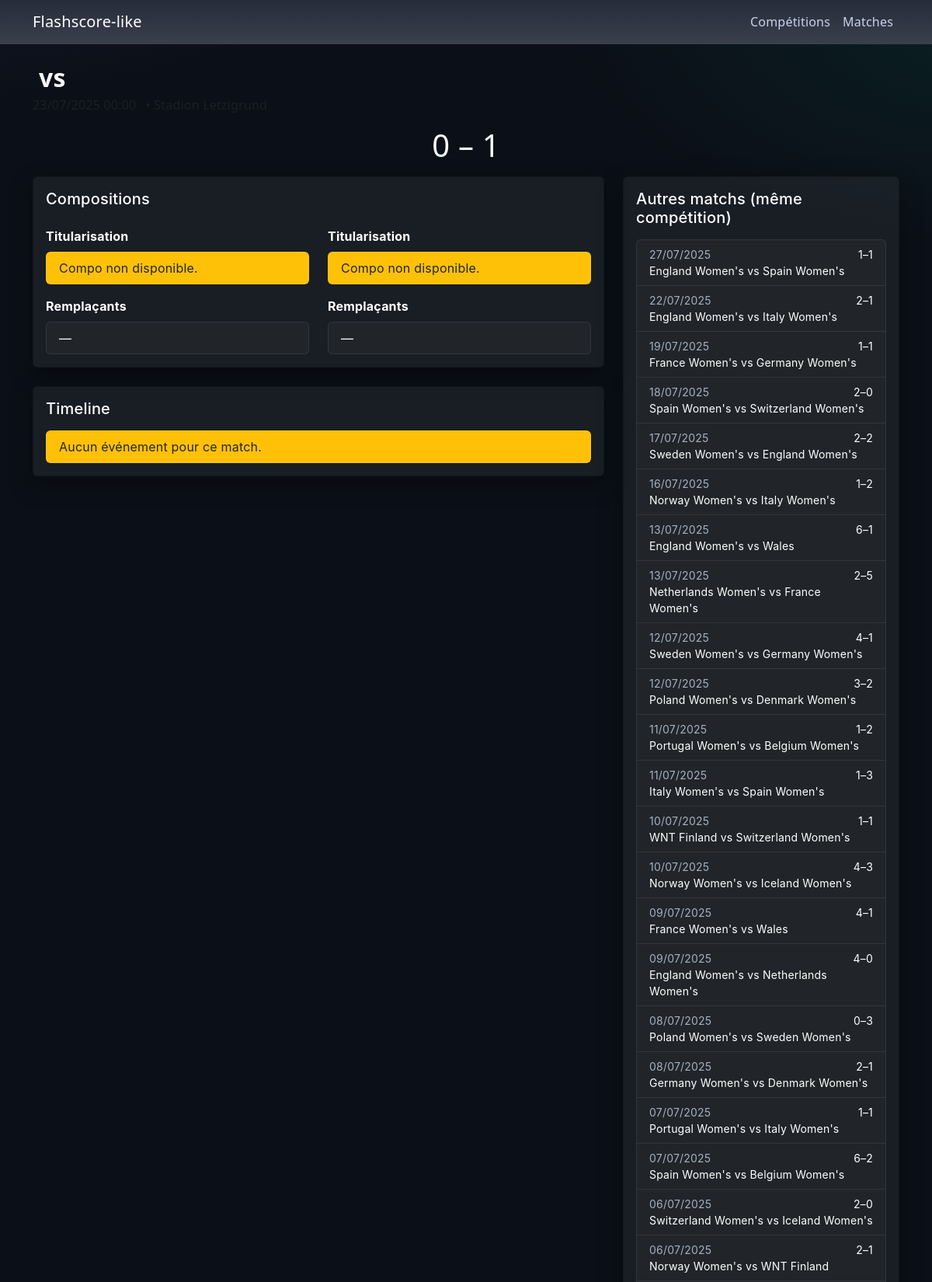
Screenshot of /match/4020077 (upper part) with the database file from the repository.
### app/models.py (models this page shows)
class Match(SQLModel, table=True):
    id: int = Field(primary_key=True)
    competition_id: int = Field(foreign_key="competition.id")
    season_id: int = Field(foreign_key="season.id")
    home_team_id: int = Field(foreign_key="team.id")
    away_team_id: int = Field(foreign_key="team.id")
    kick_off: datetime
    stadium: Optional[str] = None
    referee: Optional[str] = None
    home_score: int = 0
    away_score: int = 0
    status: str = "finished"

class Team(SQLModel, table=True):
    id: int = Field(primary_key=True)
    name: str

### app/main.py (the view)
@app.get("/match/{match_id}", response_class=HTMLResponse)
def match_detail(match_id: int, request: Request, session: Session = Depends(get_session)):
    match = session.get(Match, match_id)
    if not match:
        return templates.TemplateResponse("match_detail.html", {"request": request, "match": None})
    events_list = session.exec(
        select(Event).where(Event.match_id == match_id).order_by(Event.index)
    ).all()
    team_names = {t.id: t.name for t in session.exec(select(Team)).all()}
    home_lu = session.exec(
        select(Lineup)
        .where(Lineup.match_id == match_id, Lineup.team_id == match.home_team_id)
        .order_by(Lineup.is_starter.desc(), Lineup.jersey_number)
    ).all()
    away_lu = session.exec(
        select(Lineup)
        .where(Lineup.match_id == match_id, Lineup.team_id == match.away_team_id)
        .order_by(Lineup.is_starter.desc(), Lineup.jersey_number)
    ).all()
    related = session.exec(
        select(Match)
        .where(
            Match.competition_id == match.competition_id,
            Match.season_id == match.season_id,
            Match.id != match.id,
        )
        .order_by(Match.kick_off.desc())
        .limit(30)
    ).all()
    return templates.TemplateResponse(
        "match_detail.html",
        {
            "request": request,
            "match": match,
            "events": events_list,
            "teams": team_names,
            "home_lineup": home_lu,
            "away_lineup": away_lu,
            "related_matches": related,
            "iso2_for_team": iso2_for_team,
        },
    )

### app/templates/match_detail.html (shortened to what this page needs)
{% extends "base.html" %}
{% block content %}
{% if not match %}
  <div class="alert alert-danger">Match introuvable.</div>
{% else %}
  <div class="mb-3">
    {% set home_iso = iso2_for_team(home_name) %}
    {% set away_iso = iso2_for_team(away_name) %}
    <h2 class="mb-1">
      <span class="fw-bold mx-2">vs</span>
    </h2>
    <div class="text-muted">
      <span class="me-2">{{ match.kick_off.strftime('%d/%m/%Y %H:%M') if match.kick_off else '' }}</span>
      {% if match.stadium %}<span>• {{ match.stadium }}</span>{% endif %}
    </div>
    <div class="display-6 my-3 text-center">
      {{ match.home_score }} – {{ match.away_score }}
    </div>
  </div>
  <div class="row g-4">
    <div class="col-12 col-lg-8">
      <div class="card bg-secondary text-white mb-4">
        <div class="card-body">
          <h3 class="h5 mb-3">Compositions</h3>
          <div class="row">
            <div class="col-12 col-md-6">
              <div class="mb-2 fw-bold">Titularisation</div>
              <ul class="list-group mb-3">
                {% if not home_lineup | selectattr('is_starter') | list %}
                <li class="list-group-item bg-warning text-dark">Compo non disponible.</li>
                {% endif %}
              </ul>
              <div class="mb-2 fw-bold">Remplaçants</div>
              <ul class="list-group">
                {% if not home_lineup | rejectattr('is_starter') | list %}
                <li class="list-group-item bg-dark text-white">—</li>
                {% endif %}
              </ul>
            </div>
            <div class="col-12 col-md-6">
              <div class="mb-2 fw-bold">Titularisation</div>
              <ul class="list-group mb-3">
                {% if not away_lineup | selectattr('is_starter') | list %}
                <li class="list-group-item bg-warning text-dark">Compo non disponible.</li>
                {% endif %}
              </ul>
              <div class="mb-2 fw-bold">Remplaçants</div>
              <ul class="list-group">
                {% if not away_lineup | rejectattr('is_starter') | list %}
                <li class="list-group-item bg-dark text-white">—</li>
                {% endif %}
              </ul>
            </div>
          </div>
        </div>
      </div>
      <div class="card bg-secondary text-white">
        <div class="card-body">
          <h3 class="h5 mb-3">Timeline</h3>
          <ul class="list-group">
            {% if not events or events|length == 0 %}
              <li class="list-group-item bg-warning text-dark">Aucun événement pour ce match.</li>
            {% endif %}
          </ul>
        </div>
      </div>
    </div>
    <div class="col-12 col-lg-4">
      <div class="card bg-secondary text-white">
        <div class="card-body">
          <h3 class="h5 mb-3">Autres matchs (même compétition)</h3>
          <div class="list-group">
            {% for m in related_matches %}
            <a class="list-group-item list-group-item-action bg-dark text-white" href="/match/{{ m.id }}">
              <div class="d-flex justify-content-between">
                <div class="small text-light text-opacity-75">{{ m.kick_off.strftime('%d/%m/%Y') if m.kick_off else '' }}</div>
                <div class="small">{{ m.home_score }}–{{ m.away_score }}</div>
              </div>
              <div class="small">
                {{ teams.get(m.home_team_id, m.home_team_id) }} vs {{ teams.get(m.away_team_id, m.away_team_id) }}
              </div>
            </a>
            {% endfor %}
          </div>
        </div>
      </div>
    </div>
  </div>
{% endif %}
{% endblock %}

### app/static/css.css (style rules this page uses)
:root { --bg: #0b0f17; --bg-2: #111726; --surface: rgba(255,255,255,.06); --surface-2: rgba(255,255,255,.10); --text: #e8ecf3; --muted: #a7b0c3; --primary: #4f8cff; --primary-2: #7aa8ff; --success: #00c896; --warning: #ffc857; --danger: #ff6b6b; --shadow: 0 10px 30px rgba(0,0,0,.35); --radius: 16px; }
html,body { height:100% }
body { background: radial-gradient(1200px 600px at -10% -10%, rgba(79,140,255,.12), transparent 60%), radial-gradient(1100px 600px at 110% 0%, rgba(0,200,150,.10), transparent 55%), linear-gradient(180deg, var(--bg) 0%, #0b0f17 100%); color: var(--text); letter-spacing:.2px; }
* { scrollbar-width: thin; scrollbar-color: var(--primary) transparent; }
h1,h2,h3,h4 { color:var(--text); }
.text-muted, .text-light.text-opacity-75 { color:var(--muted) !important; }
body, .btn, .card, .form-control { font-family: Inter, system-ui, -apple-system, Segoe UI, Roboto, Arial, sans-serif; }
.card { background: var(--surface); border: 1px solid rgba(255,255,255,.08); border-radius: var(--radius); box-shadow: var(--shadow); }
.card.bg-secondary { background: var(--surface) !important; }
.list-group-item { background: var(--surface) !important; border-color: rgba(255,255,255,.08) !important; color: var(--text) !important; }

### rows the page displays
Match: home_score "0", away_score "1"
Match: kick_off "27/07/2025", home_score "1", away_score "1"
Team: get "England Women's"
Team: get "Spain Women's"
Match: kick_off "22/07/2025", home_score "2", away_score "1"
Team: get "Italy Women's"
Match: kick_off "19/07/2025", home_score "1", away_score "1"
Team: get "France Women's"
Team: get "Germany Women's"
Match: kick_off "18/07/2025", home_score "2", away_score "0"
Team: get "Switzerland Women's"
Match: kick_off "17/07/2025", home_score "2", away_score "2"
Team: get "Sweden Women's"
Match: kick_off "16/07/2025", home_score "1", away_score "2"
Team: get "Norway Women's"
Match: kick_off "13/07/2025", home_score "6", away_score "1"
Team: get "Wales"
Match: kick_off "13/07/2025", home_score "2", away_score "5"
Team: get "Netherlands Women's"
Match: kick_off "12/07/2025", home_score "4", away_score "1"
Match: kick_off "12/07/2025", home_score "3", away_score "2"
Team: get "Poland Women's"
Team: get "Denmark Women's"
Match: kick_off "11/07/2025", home_score "1", away_score "2"
Team: get "Portugal Women's"
Team: get "Belgium Women's"
Match: kick_off "11/07/2025", home_score "1", away_score "3"
Match: kick_off "10/07/2025", home_score "1", away_score "1"
Team: get "WNT Finland"
Match: kick_off "10/07/2025", home_score "4", away_score "3"
Team: get "Iceland Women's"
Match: kick_off "09/07/2025", home_score "4", away_score "1"
Match: kick_off "09/07/2025", home_score "4", away_score "0"
Match: kick_off "08/07/2025", home_score "0", away_score "3"
Match: kick_off "08/07/2025", home_score "2", away_score "1"
Match: kick_off "07/07/2025", home_score "1", away_score "1"
Match: kick_off "07/07/2025", home_score "6", away_score "2"
Match: kick_off "06/07/2025", home_score "2", away_score "0"
Match: kick_off "06/07/2025", home_score "2", away_score "1"
